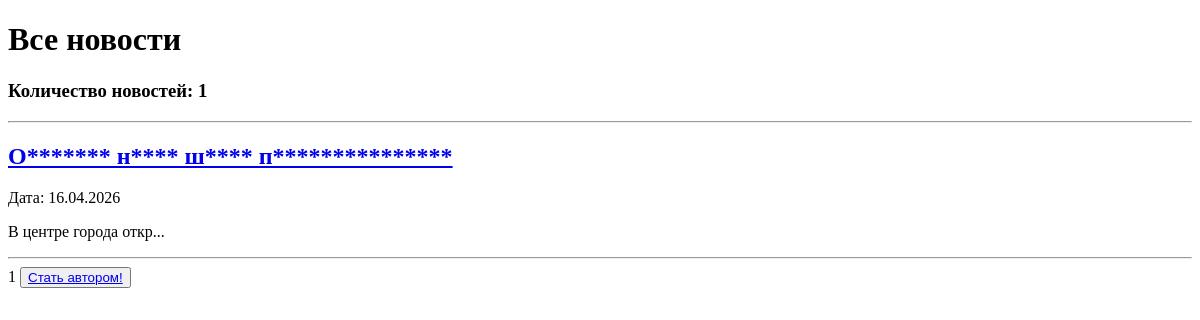
Before: /news/ with the older database file.
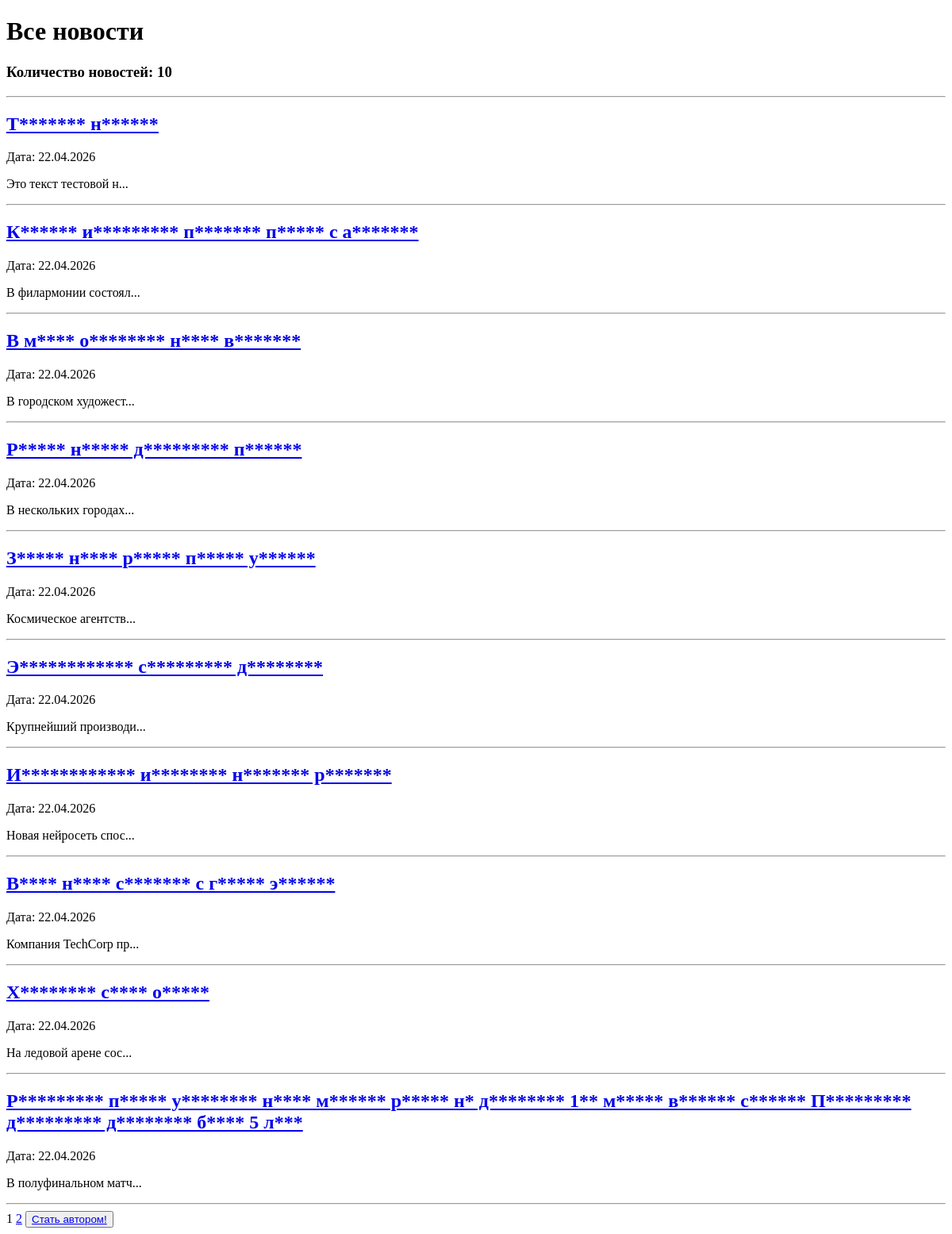
After: the same page with the newer database file.
### news/models.py (models this page shows, shortened)
class Post(models.Model):
    ARTICLE = 'AR'
    NEWS = 'NW'
    POST_TYPES = [
        (ARTICLE, 'Статья'),
        (NEWS, 'Новость'),
    ]
    author = models.ForeignKey(Author, on_delete=models.CASCADE)
    post_type = models.CharField(max_length=2, choices=POST_TYPES, default=ARTICLE)
    time_in = models.DateTimeField(auto_now_add=True)
    categories = models.ManyToManyField(Category, through='PostCategory')
    title = models.CharField(max_length=255)
    text = models.TextField()
    rating = models.IntegerField(default=0)

### news/views.py (the view)
# urls.py: path('', NewsList.as_view(), name='news_list'),
class NewsList(ListView):
    model = Post
    ordering = '-time_in'
    template_name = 'news.html'
    context_object_name = 'news'
    paginate_by = 10
    def get_queryset(self):
        return Post.objects.filter(post_type='NW').order_by('-time_in')
    def get_context_data(self, **kwargs):
        context = super().get_context_data(**kwargs)
        context['is_not_author'] = not self.request.user.groups.filter(name='authors').exists()
        return context

### news/templatetags/custom_filters.py (called while the page is built)
@register.filter(name='censor')
def censor(value):
    if not isinstance(value, str):
        raise TypeError('Фильтр censor применяется только к строкам')
    words = value.split()
    result = []
    for word in words:
        word = word[0] + '*' * (len(word) - 1)
        result.append(word)
    return ' '.join(result)

### templates/news.html (shortened to what this page needs)
{% extends 'flatpages/default.html' %}
{% load custom_filters %}
{% block content %}
    <h1>Все новости</h1>
    <h3>Количество новостей: {{ news|length }}</h3>
    <hr>
    {% if news %}
        {% for post in news %}
            <div>
                <h2>
                    <a href="{% url 'news_detail' post.id %}">{{ post.title|censor }}</a>
                </h2>
                <p>Дата: {{ post.time_in|date:"d.m.Y" }}</p>
                <p>{{ post.text|slice:":20" }}...</p>
            </div>
            <hr>
        {% endfor %}
    {% else %}
        <h2>Новостей нет!</h2>
    {% endif %}
    {{ page_obj.number }}
    {% if page_obj.has_next %}
        <a href="?page={{ page_obj.next_page_number }}">{{ page_obj.next_page_number }}</a>
    {% endif %}
    {% if is_not_author %}
    <button> <a href="/news/upgrade/"> Стать автором!</a> </button>
    {% endif %}
{% endblock content %}

Changed rows visible on the page:
removed Post: title|censor "О******* н**** ш**** п***************", time_in "16.04.2026", text "В центре города откр"
added Post: title|censor "Т******* н******", time_in "22.04.2026", text "Это текст тестовой н"
added Post: title|censor "К****** и********* п******* п***** с а*******", time_in "22.04.2026", text "В филармонии состоял"
added Post: title|censor "В м**** о******** н**** в*******", time_in "22.04.2026", text "В городском художест"
added Post: title|censor "Р***** н***** д********* п******", time_in "22.04.2026", text "В нескольких городах"
added Post: title|censor "З***** н**** р***** п***** у******", time_in "22.04.2026", text "Космическое агентств"
added Post: title|censor "Э************ с********* д********", time_in "22.04.2026", text "Крупнейший производи"
added Post: title|censor "И************ и******** н******* р*******", time_in "22.04.2026", text "Новая нейросеть спос"
added Post: title|censor "В**** н**** с******* с г***** э******", time_in "22.04.2026", text "Компания TechCorp пр"
added Post: title|censor "Х******** с**** о*****", time_in "22.04.2026", text "На ледовой арене сос"
added Post: title|censor "Р********* п***** у******** н**** м****** р***** н* д******** 1** м***** в****** с****** П********* д********* д******** б**** 5 л***", time_in "22.04.2026", text "В полуфинальном матч"
Other visible differences:
{{ news|length }}: "1" → "10"
{{ page_obj.next_page_number }}: (not shown) → "2"
